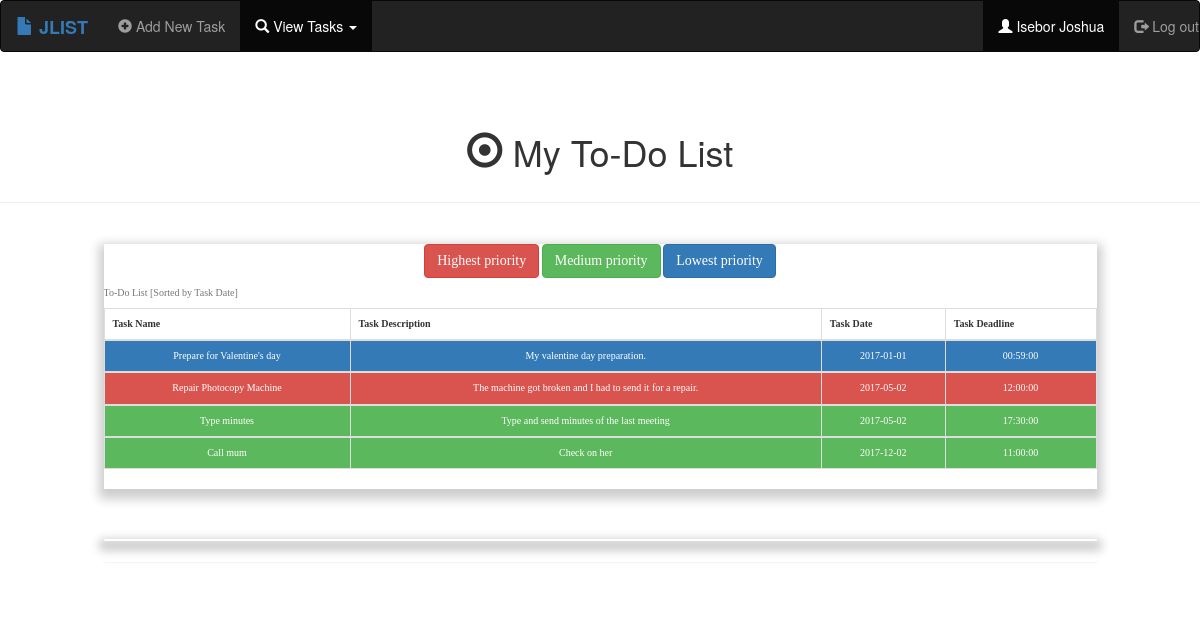
The page /bootviewalltask.php (signed in) on the database its author committed.
### tables this page shows
CREATE TABLE `users` (
  `user_id` int(11) NOT NULL,
  `last_name` varchar(25) NOT NULL,
  `first_name` varchar(25) NOT NULL,
  `email` varchar(50) NOT NULL,
  `password` varchar(25) NOT NULL
);

CREATE TABLE `todo_list` (
  `task_id` int(11) NOT NULL,
  `user_id` int(11) NOT NULL,
  `date_of_task` date NOT NULL,
  `priority_id` int(11) NOT NULL,
  `task_name` varchar(255) NOT NULL,
  `task_description` varchar(255) NOT NULL,
  `task_deadline` time NOT NULL
);

### session.php (called while the page is built, shortened)
<?php
include 'config.php';
?>
<?php
$id = $_SESSION['user_id'];
$qry = $conn->query("SELECT * FROM users WHERE user_id = '$id' ");
$row = mysqli_fetch_array($qry);
$user_id = $row['user_id'];
$lname = $row['last_name'];
$fname = $row['first_name'];
?>

### bootviewalltask.php (the view, shortened to what this page needs)
<?php
include  'config.php';
include  'session.php';
?>
<!DOCTYPE html>
<html lang="en">
<head>
  <link rel="stylesheet" href="https://maxcdn.bootstrapcdn.com/bootstrap/3.3.7/css/bootstrap.min.css">
    <link rel="stylesheet" type="text/css" href="style.css">
</head>
<body>
<nav class="navbar navbar-inverse">
  <div class="container-fluid1">
    <div class="navbar-brand">
      <strong>
        <a href="bootwelcome.php"><span class="glyphicon glyphicon-file"></span> JLIST</a>
      </strong>
    </div>
    <ul class="nav navbar-nav">
        <li><a href="bootaddtask.php"><span class="glyphicon glyphicon-plus-sign"></span> Add New Task</a></li>
        <li class="dropdown active">
        <a class="dropdown-toggle" data-toggle="dropdown" href="#"><span class="glyphicon glyphicon-search"></span> View Tasks
        <span class="caret"></span></a>
      </li>
      </ul>
    <ul class="nav navbar-nav navbar-right">
    <li class="active"><a href="#"><span class="glyphicon glyphicon-user"></span> <?php echo $lname.' '.$fname;?></a></li>
      <li><a href="bootlogout.php"><span class="glyphicon glyphicon-log-out"></span> Log out</a></li>
    </ul>
  </div>
</nav>
<div class="page-header">
  <h1><span class="glyphicon glyphicon-record"></span>   My To-Do List</h1>
</div>
<div class="row content">
    <div class="col-sm-1">
    </div>
    <div class="col-sm-10">
<div id="container" class="panel">
<?php
$qry = $conn->query("SELECT * FROM todo_list WHERE user_id = '$user_id' ORDER BY priority_id ASC ");
$row = mysqli_num_rows($qry);
if($row == 0){
?>
<div class="list-group-item1 media">
    <h1>No Record</h1>
</div>
<?php
}
else{
$per_page = 5;
$start = isset($_GET['start']) ? $_GET['start']: '';
if(!$start)
$start=0;
$getquery = $conn->query("SELECT * FROM todo_list WHERE user_id = '$user_id' ORDER BY date_of_task ASC LIMIT $start, $per_page");
?>
<div class="list-group-item1 media">
<span class="help_block">
<button class="btn btn-danger">Highest priority</button>
<button class="btn btn-success">Medium priority</button>
<button class="btn btn-primary">Lowest priority</button>
</span>
<div class="table-responsive table-striped">
 <table class="table table-bordered">
    <caption>To-Do List [Sorted by Task Date]</caption>
    <thead>
    <tr>
         <th>Task Name</th>
         <th>Task Description</th>
         <th>Task Date</th>
         <th>Task Deadline</th>
    </tr>
    </thead>
<?php
while($row =mysqli_fetch_array($getquery)){
    $priority = $row['priority_id'];
    ?>
    <tbody>
    <?php
    	if($priority == 1)
    		$col = 'danger';
    	if($priority == 2)
    		$col = 'success';
    	if($priority == 3)
    		$col = 'primary';
    ?>
    <tr class="btn-<?php echo $col; ?>">
         <td><?php echo $row['task_name'];?></td>
         <td><?php echo $row['task_description'];?></td>
         <td><?php echo $row['date_of_task']; ?></td>
         <td><?php echo $row['task_deadline'];?></td>
	</tr>
    </tbody>
<?php
}
?>
</table>
</div>
</div>
<?php
echo "<center>";
echo "<div class='panel' style='margin-top:5%;box-shadow: 0 5px 10px 5px rgba(0,0,0,0.2);'>";
echo "</div>";
echo "</center>";
}
?>
</div>
    </div>
    <div class="col-sm-1">
    </div>
</div>
 <br><br><br><br>
</body>
</html>

### style.css (style rules this page uses)
.container-fluid1 { padding-top: 0px; padding-bottom: 0px; }
.row { padding-top: 20px; padding-bottom: 20px; }
.page-header { padding-top: 20px; padding-bottom: 20px; text-align: center; }
a { text-decoration: none; }
.panel { height:auto; width: auto; }
.list-group-item1 { text-align:center; font-family:Aerial; font-size:10px; background-color:white; box-shadow: 0 5px 10px 5px rgba(0,0,0,0.2); }

### rows shown on the page
users: last_name "Isebor", first_name "Joshua"
todo_list: task_name "Prepare for Valentine's day", task_description "My valentine day preparation.", date_of_task "2017-01-01", task_deadline "00:59:00"
todo_list: task_name "Repair Photocopy Machine", task_description "The machine got broken and I had to send it for a repair.", date_of_task "2017-05-02", task_deadline "12:00:00"
todo_list: task_name "Type minutes", task_description "Type and send minutes of the last meeting", date_of_task "2017-05-02", task_deadline "17:30:00"
todo_list: task_name "Call mum", task_description "Check on her", date_of_task "2017-12-02", task_deadline "11:00:00"
